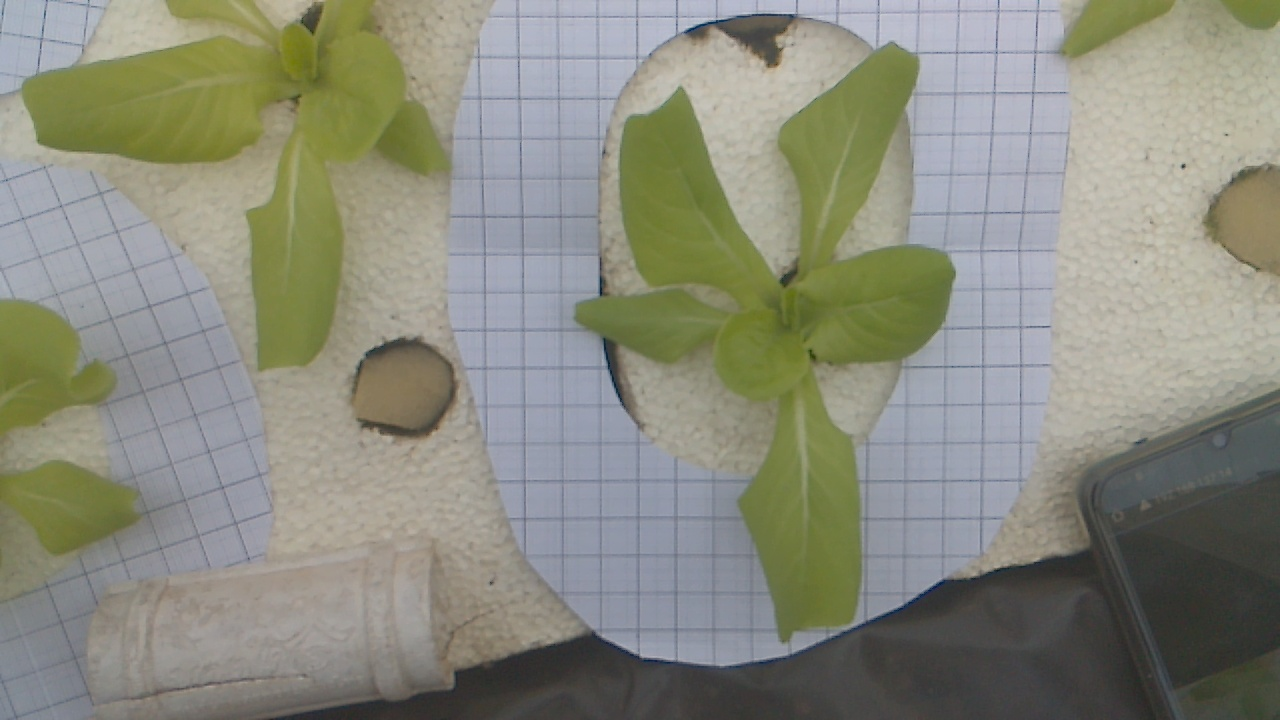
#> input picture process/Image/rgb_1.jpg, 1280 x 720 px
$ python main.py
#> lines starting #> are read from the running program, lines starting #| are printed output that depends on the picture; after the words box and inside, x2 and y2 are one past the last pixel; in counts of white or black regions, pixels touching at a corner belong together
### process/contour.py
import numpy as np
import cv2
import matplotlib.pyplot as plt

def contouring():
    # Read image, create blank masks, color threshold
    image = cv2.imread("Image/rgb_1.jpg")
#> image is the input picture: shape (720, 1280, 3); mean B, G, R 125.6, 139.2, 138
    blank_mask = np.zeros(image.shape, dtype=np.uint8)
    original = image.copy()
    hsv = cv2.cvtColor(image, cv2.COLOR_BGR2HSV)
#> hsv: shape (720, 1280, 3); mean H, S, V 57, 45.6, 144.8
    lower = np.array([30, 50, 0])
    upper = np.array([88, 255, 139])
    mask = cv2.inRange(hsv, lower, upper)
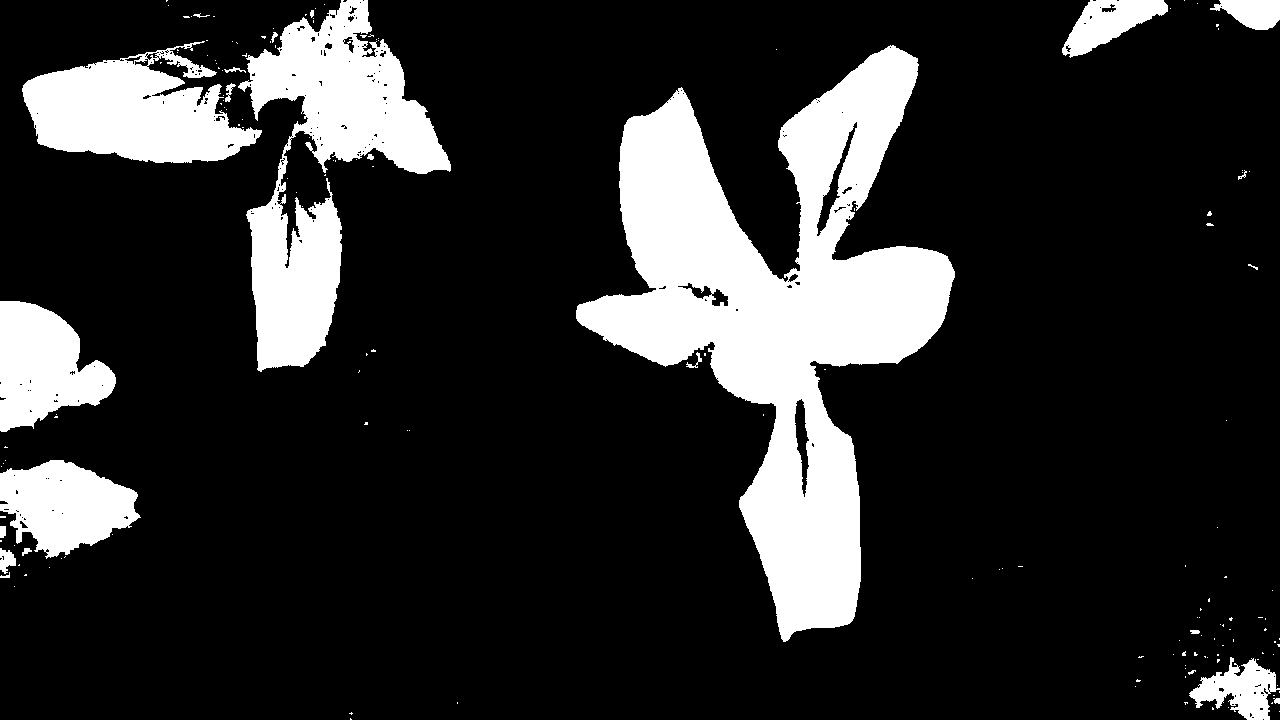
#> mask: shape (720, 1280); 17.8% white; 164 white regions (140 under 20 px), largest, box (x1, y1, x2, y2) and area: (576, 45, 955, 642) 87418, (238, 0, 451, 372) 31437, (22, 41, 262, 163) 17464

    # Perform morphological operations
    kernel = cv2.getStructuringElement(cv2.MORPH_RECT, (3,3))
    opening = cv2.morphologyEx(mask, cv2.MORPH_OPEN, kernel, iterations=1)
#> opening: shape (720, 1280); 17.6% white; 47 white regions (23 under 20 px), largest, box (x1, y1, x2, y2) and area: (576, 46, 955, 642) 87226, (248, 0, 451, 174) 18040, (22, 60, 262, 163) 16522
    close = cv2.morphologyEx(opening, cv2.MORPH_CLOSE, kernel, iterations=1)
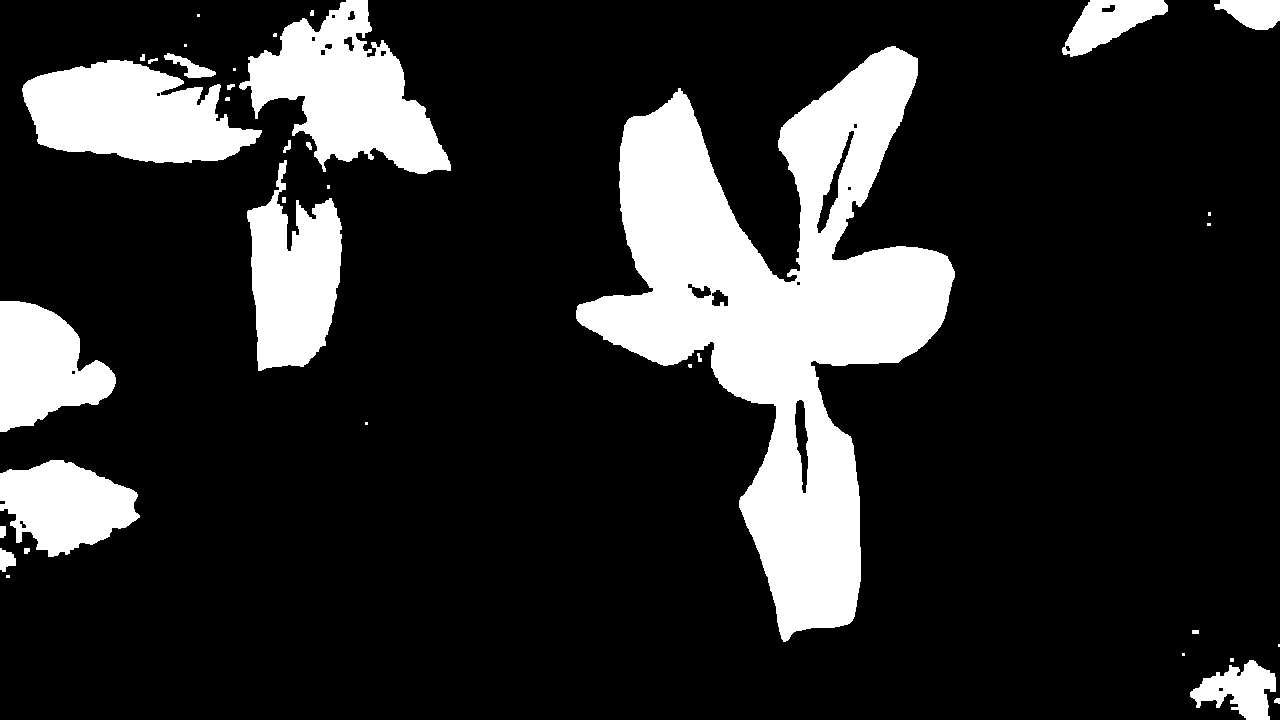
#> close: shape (720, 1280); 17.7% white; 37 white regions (14 under 20 px)

    # Find contours and filter for largest contour
    # Draw largest contour onto a blank mask then bitwise-and
    cnts = cv2.findContours(close, cv2.RETR_EXTERNAL, cv2.CHAIN_APPROX_SIMPLE)
#> cnts = 37 contours, 21 with area under 20; largest, box (x1, y1, x2, y2) and area: (576, 46, 955, 642) 88126, (239, 0, 451, 174) 18196, (22, 60, 262, 163) 16279, (247, 160, 342, 371) 12487, (0, 301, 116, 432) 9621
    cnts = cnts[0] if len(cnts) == 2 else cnts[1]
    cnts = sorted(cnts, key=cv2.contourArea, reverse=True)[0]
#> cnts = contour of 1063 points, box (x1, y1, x2, y2) (576, 46, 955, 642), area 88126
    cv2.fillPoly(blank_mask, [cnts], (255,255,255))
#> blank_mask: shape (720, 1280, 3); 9.7% white; 1 white region, box (x1, y1, x2, y2) and area: (576, 46, 955, 642) 89251
    blank_mask = cv2.cvtColor(blank_mask, cv2.COLOR_BGR2GRAY)


    result = cv2.bitwise_and(original,original,mask=blank_mask)
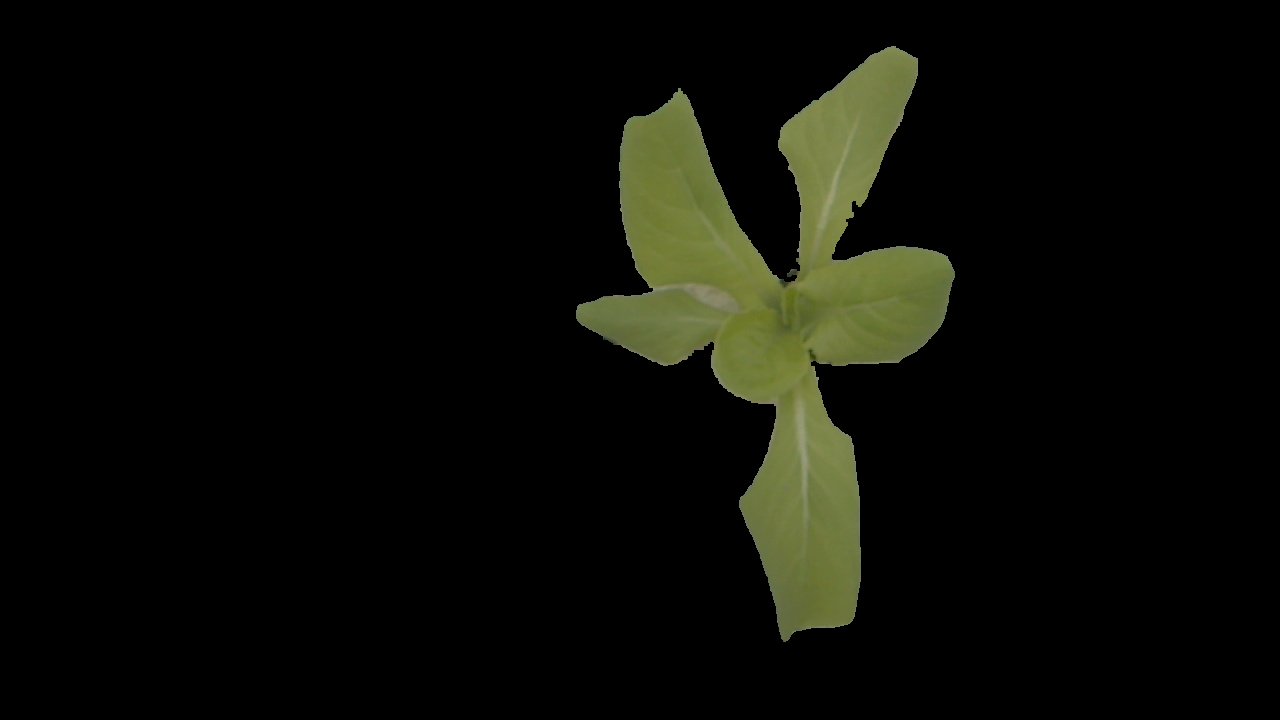
#> result: shape (720, 1280, 3); mean B, G, R 6.4, 12, 11.1

    #Crop ROI from result
    x,y,w,h = cv2.boundingRect(blank_mask)
#> x = 576; y = 46; w = 379; h = 596
    ROI = result[y:y+h, x:x+w]
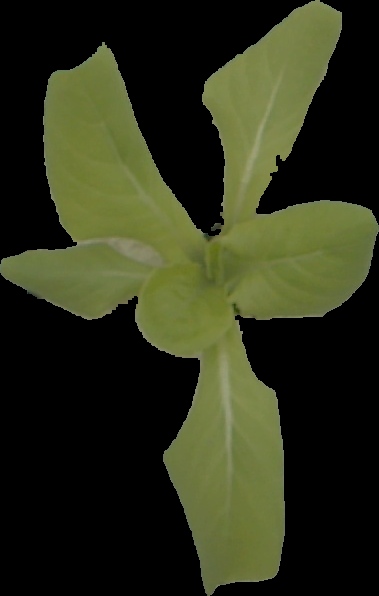
#> ROI: shape (596, 379, 3); mean B, G, R 25.9, 48.9, 45.2
    cv2.bitwise_not(blank_mask)
    # image in this case is your image you want to eliminate black
    result[np.where((result==[0,0,0]).all(axis=2))] = [255,255,255]
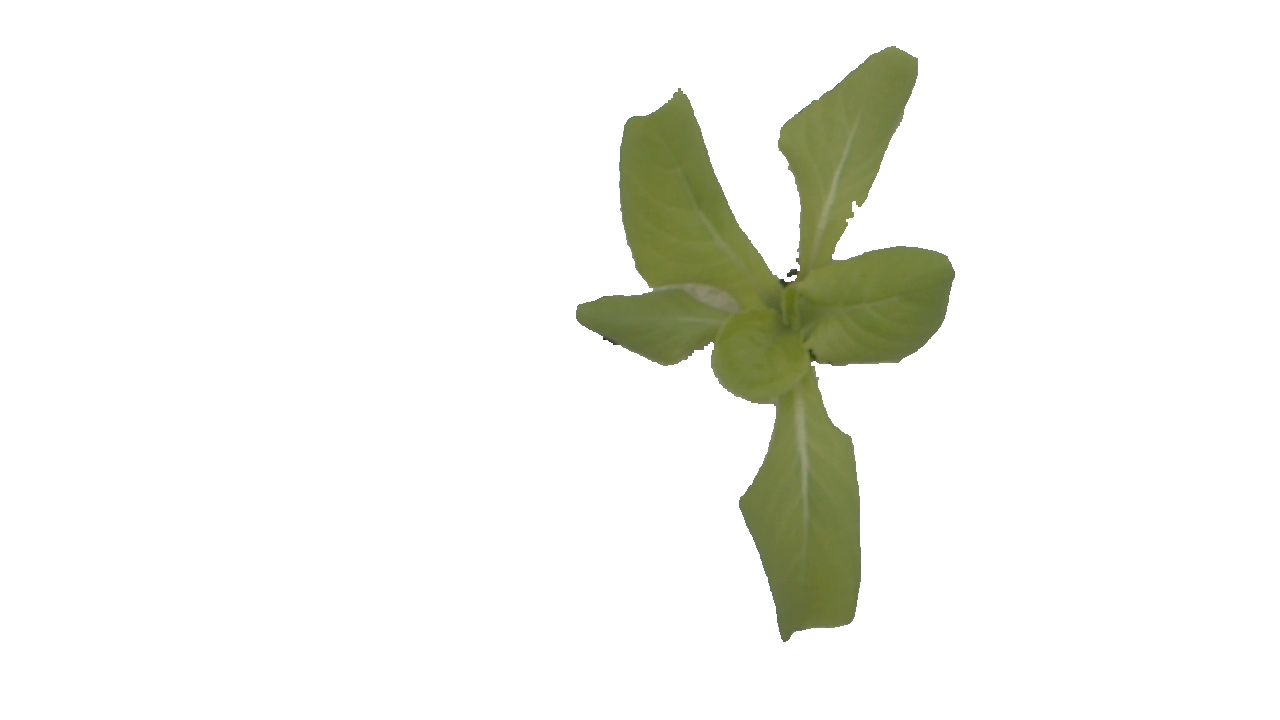
#> result: shape (720, 1280, 3); mean B, G, R 236.7, 242.3, 241.4

    cv2.imshow("result",result)
    cv2.waitKey(0)
    cv2.imwrite("Image/someleaf.jpg",result)


    return result
contouring()

### process/main.py
import random
import time
from paho.mqtt import client as mqtt_client
import segmentation as smt


broker = '192.168.1.104'
#> broker = '192.168.1.104'
port = 1883
sub_topic = ["plant/plc-to-jetson"]
# generate client ID with pub prefix randomly
client_id = f'python-mqtt-{random.randint(0, 100)}'
username = 'emqx'
password = 'public'


def connect_mqtt() -> mqtt_client:
    def on_connect(client, userdata, flags, rc):
        if rc == 0:
            print("Connected to MQTT Broker!")
        else:
            print("Failed to connect, return code %d\n", rc)

    client = mqtt_client.Client(client_id)
    client.username_pw_set(username, password)
    client.on_connect = on_connect
    client.connect(broker, port)
    return client


def subscribe(client: mqtt_client):
    def on_message(client, userdata, msg):
        print(f"Received `{msg.payload.decode()}` from `{msg.topic}` topic")
        if msg.topic == "plant/plc-to-jetson":
            payload = msg.payload.decode()
            payloadList = payload.split(" ")
            if payloadList[2] == "ready":
                data_str = smt.startEvent(payloadList[0], payloadList[1])
                client.publish("plant/jetson-to-server",data_str)
                client.publish("plant/jetson-to-plc", "ready")

    for topic in sub_topic:
        client.subscribe(topic)
    client.on_message = on_message


def run():
    client = connect_mqtt()
    subscribe(client)
    client.loop_forever()    # Read image, create blank masks, color threshold


if __name__ == '__main__':
    run()
